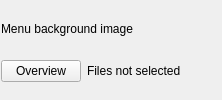
               <widget class="QWidget" name="menuImageTab">
                <attribute name="title">
                 <string>Use images</string>
                </attribute>
                <layout class="QGridLayout" name="gridLayout_8">
                 <property name="leftMargin">
                  <number>1</number>
                 </property>
                 <property name="rightMargin">
                  <number>1</number>
                 </property>
                 <item row="0" column="0">
                  <widget class="QLabel" name="label_25">
                   <property name="text">
                    <string>Menu background image</string>
                   </property>
                  </widget>
                 </item>
                 <item row="1" column="0">
                  <layout class="QHBoxLayout" name="horizontalLayout_11">
                   <item>
                    <widget class="QPushButton" name="menuImgButton">
                     <property name="styleSheet">
                      <string notr="true">QPushButton {
               font: 10pt &quot;MS Shell Dlg 2&quot;;
              }

QPushButton:hover {
               color: blue;
               border: 1px solid grey;
               }

QPushButton:pressed {
               color:  darkblue;
               background: shadow;
               border-style: inset;
               }</string>
                     </property>
                     <property name="text">
                      <string>Overview</string>
                     </property>
                    </widget>
                   </item>
                   <item>
                    <widget class="QLabel" name="menuImgNameLabel">
                     <property name="text">
                      <string>Files not selected</string>
                     </property>
                    </widget>
                   </item>
                   <item>
                    <spacer name="horizontalSpacer_15">
                     <property name="orientation">
                      <enum>Qt::Horizontal</enum>
                     </property>
                     <property name="sizeHint" stdset="0">
                      <size>
                       <width>40</width>
                       <height>20</height>
                      </size>
                     </property>
                    </spacer>
                   </item>
                  </layout>
                 </item>
                </layout>
               </widget>
